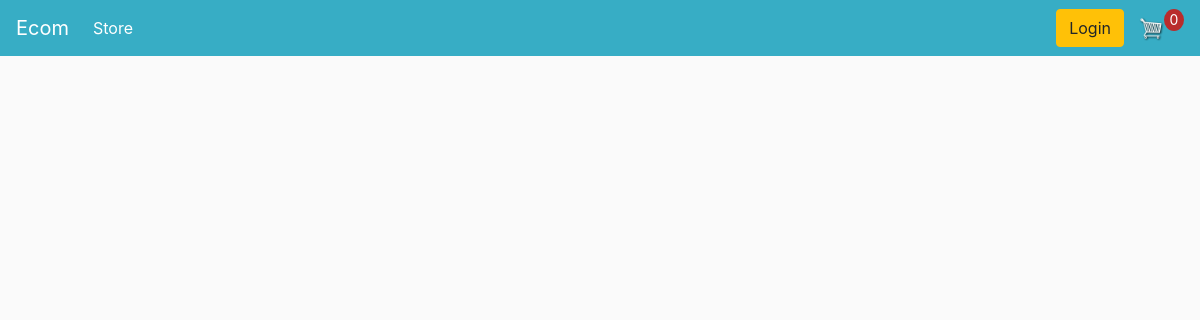
Before: / with the older database file.
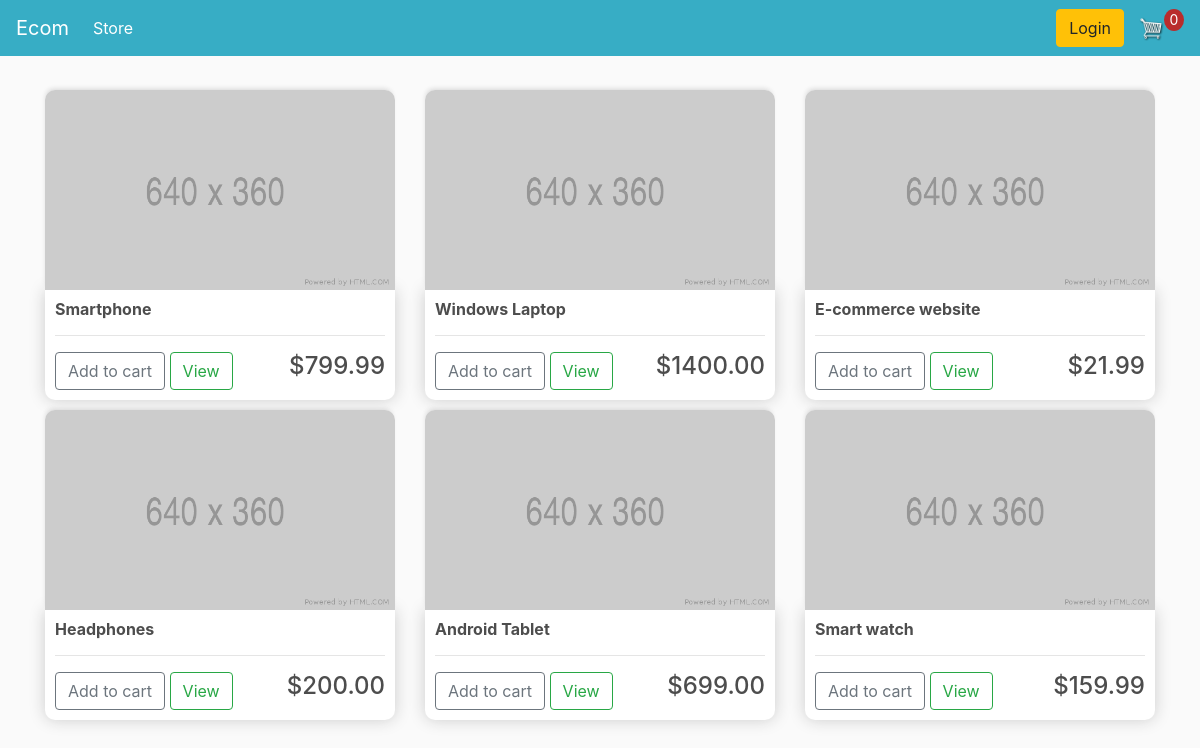
After: the same page with the newer database file.
### store/models.py (models this page shows, shortened)
class Product(models.Model):
    name = models.CharField(max_length=100, null=True )
    price = models.FloatField()
    digital = models.BooleanField(default=False, null=True, blank=False)

### store/views.py (the view)
# urls.py: path("", include('store.urls')) #link to the apps url file
def store(request):
    products = Product.objects.all()
    context = {'products': products}
    return render(request, 'store/store.html', context)

### store/templates/store/store.html
{% extends 'store/main.html' %}
{% load static %}
{% block content %}
    <div class="row">
        {% for product in products %}
        <div class="col-lg-4">
            <img class= "thumbnail" src="{% static 'images/placeholder.png' %}" >
            <div class="box-element product">
                <h6><strong>{{product.name}}</strong></h6>
                <hr>
                <button class="btn btn-outline-secondary add-btn">Add to cart</button>
                <a href="#" class="btn btn-outline-success">View</a>
                <h4 style="display: inline-block; float: right;">${{product.price|floatformat:2}}</h4>
            </div>
        </div>
        {% endfor %}
    </div>
{% endblock content %}

### store/templates/store/main.html (shortened to what this page needs)
<!DOCTYPE html>
{% load static %}
<html lang="en">
<head>
    <link rel="stylesheet" href="https://stackpath.bootstrapcdn.com/bootstrap/4.4.1/css/bootstrap.min.css">
    <link rel="stylesheet" type="text/css" href="{% static 'css/main.css' %}">
</head>
<body>
    <nav class="navbar navbar-expand-lg navbar-dark bg-dark">
        <a class="navbar-brand" href="{% url 'store' %}">Ecom</a>
        <div class="collapse navbar-collapse" id="navbarSupportedContent">
          <ul class="navbar-nav mr-auto">
            <li class="nav-item active">
              <a class="nav-link" href="{% url 'store' %}">Store <span class="sr-only">(current)</span></a>
            </li>
          </ul>
          <div class="form-inline my-2 my-lg-0">
            <a href="#"class="btn btn-warning">Login</a>
            <a href="{% url 'cart' %}">
               <img  id="cart-icon" src="{% static 'images/cart.png' %}">
           </a>
           <p id="cart-total">0</p>
       </div>
        </div>
      </nav>
    <div class="container">
        <br>
        {% block content %}
        {% endblock content %}
    </div>
</body>
</html>

### static/css/main.css (style rules this page uses)
body { background-color: hsl(0, 0%, 98%); }
h1,h2,h3,h4,h5,h6 { color:hsl(0, 0%, 30%); }
.box-element { box-shadow:hsl(0, 0%, 80%) 0 0 16px; background-color: #fff; border-radius: 10px; padding: 10px; }
.thumbnail { width: 100%; height: 200px; border-radius: 10px 10px 0 0; -webkit-box-shadow: -1px -3px 5px -2px rgba(214,214,214,1); -moz-box-shadow: -1px -3px 5px -2px rgba(214,214,214,1); box-shadow: -1px -3px 5px -2px rgba(214,214,214,1); }
.product { border-radius: 0 0 10px 10px; }
.bg-dark { background-color: #0098b6c7!important; }
#cart-icon { width:25px; display: inline-block; margin-left: 15px; }
#cart-total { display: block; text-align: center; color:#fff; background-color: rgb(185, 44, 44); width: 20px; height: 22px; border-radius: 50%; font-size: 14px; }
.col-lg-4, .col-lg-6, .col-lg-8, .col-lg-12 { margin-top: 10px; }
.btn { border-radius: 10; }

Changed rows visible on the page:
added Product: name "Smartphone", price "799.99"
added Product: name "Windows Laptop", price "1400.00"
added Product: name "E-commerce website", price "21.99"
added Product: name "Headphones", price "200.00"
added Product: name "Android Tablet", price "699.00"
added Product: name "Smart watch", price "159.99"
